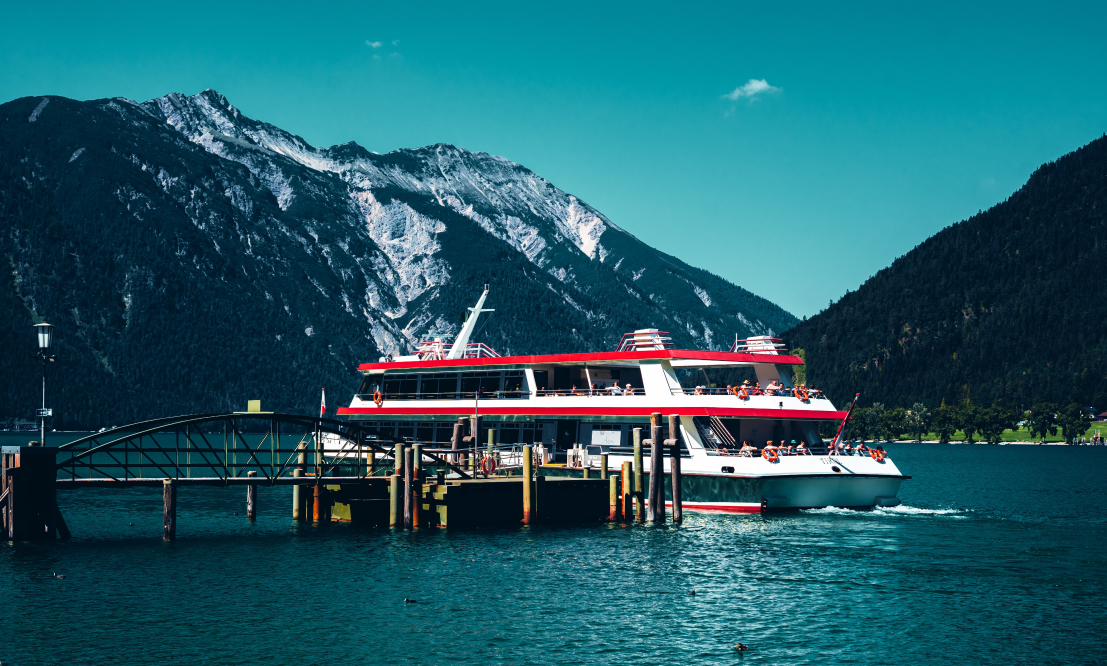
#> input picture python exercises/imagem_base.jpg, 5532 x 3329 px (shown at 1/5 size)
$ python imagens.py
#> lines starting #> are read from the running program, lines starting #| are printed output that depends on the picture
from PIL import Image

with Image.open("imagem_base.jpg") as imagem:
#> imagem is the input picture: PIL image 5532x3329 RGB; mean R, G, B 31.3, 92.8, 105.8
    imagem.show()
    print(f"Formato da imagem: {imagem.format}")
#| Formato da imagem: JPEG
    print(f"Altura: {imagem.height}px")
#| Altura: 3329px
    print(f"Largura: {imagem.width}px")
#| Largura: 5532px
    print(f"Modo da imagem: {imagem.mode}")
#| Modo da imagem: RGB

"""
    Para alterarmos a altura e largura de uma imagem, utilizamos o método resize,
    que recebe uma tupla com a nova largura e altura, respectivamente, e retorna uma nova imagem:

print(f"Antes: {imagem.size}")
imagem = imagem.resize((200, 200))
print(f"Depois: {imagem.size}")
"""

#Para cortarmos uma imagem, utilizamos o método crop, que recebe uma tupla de 4 elementos,
# definindo a borda esquerda, superior, direita e inferior, respectivamente:

imagem_cortada = imagem.crop((3300, 1000, 5200, 3000))
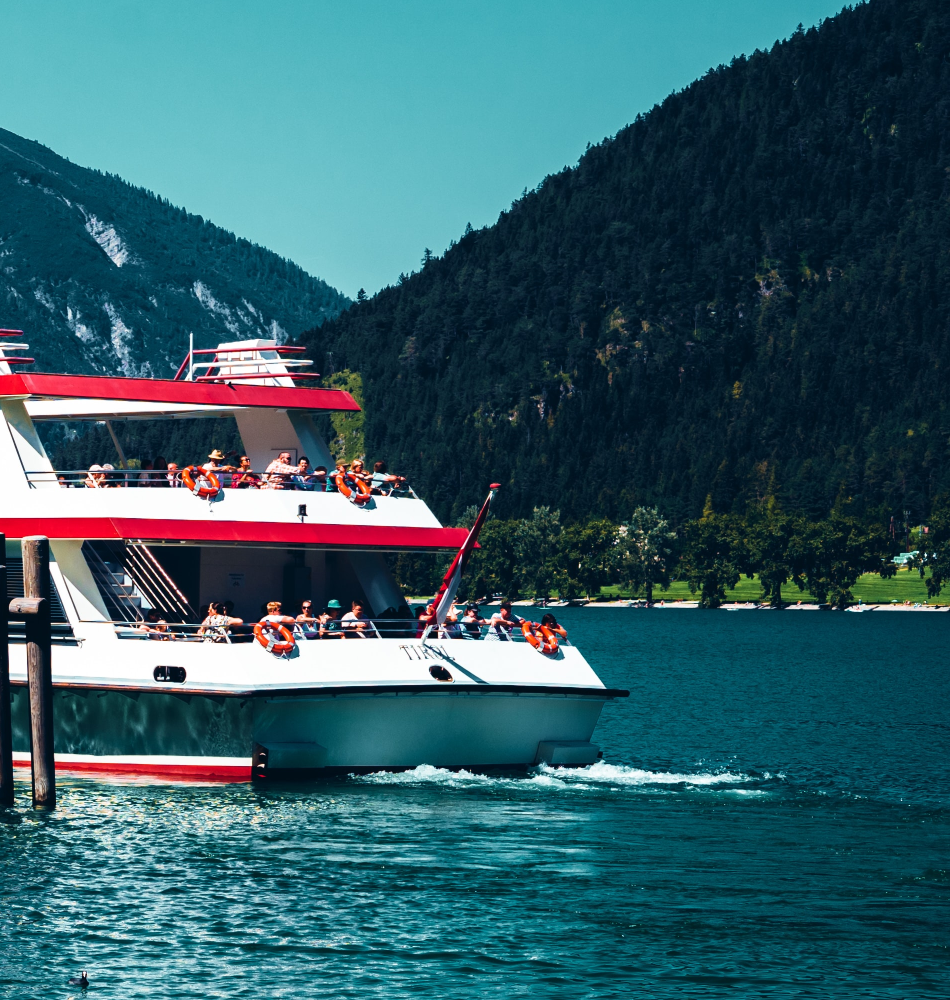
#> imagem_cortada: PIL image 1900x2000 RGB (shown at 1/2 size); mean R, G, B 50.1, 92.7, 103.3
#imagem_cortada.show()

# Para rotacionar uma imagem, utilizamos o método rotate, que recebe o número de graus
# da rotação no sentido anti-horário:

imagem_rotacionada = imagem.rotate(90)
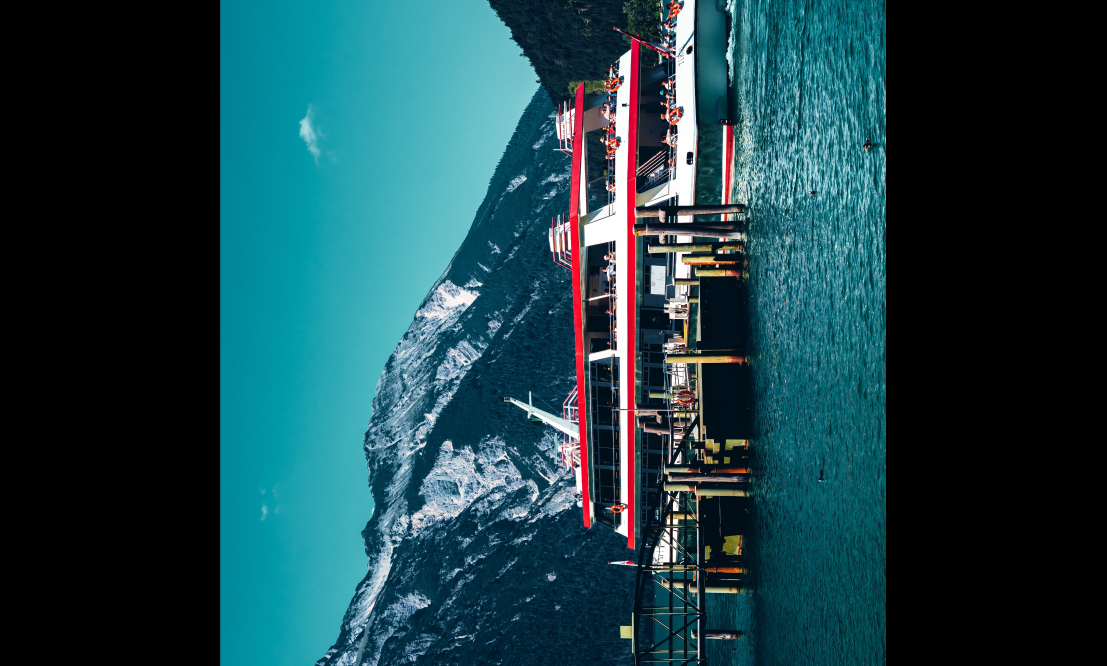
#> imagem_rotacionada: PIL image 5532x3329 RGB (shown at 1/5 size); mean R, G, B 27.4, 65.4, 72.9
#imagem_rotacionada.show()

# Perceba que a imagem ficou limitada baseada nas dimensões anteriores.
# Para resolvermos isso, podemos passar o parâmetro expand=True:

imagem_rotacionada = imagem.rotate(90, expand=True)
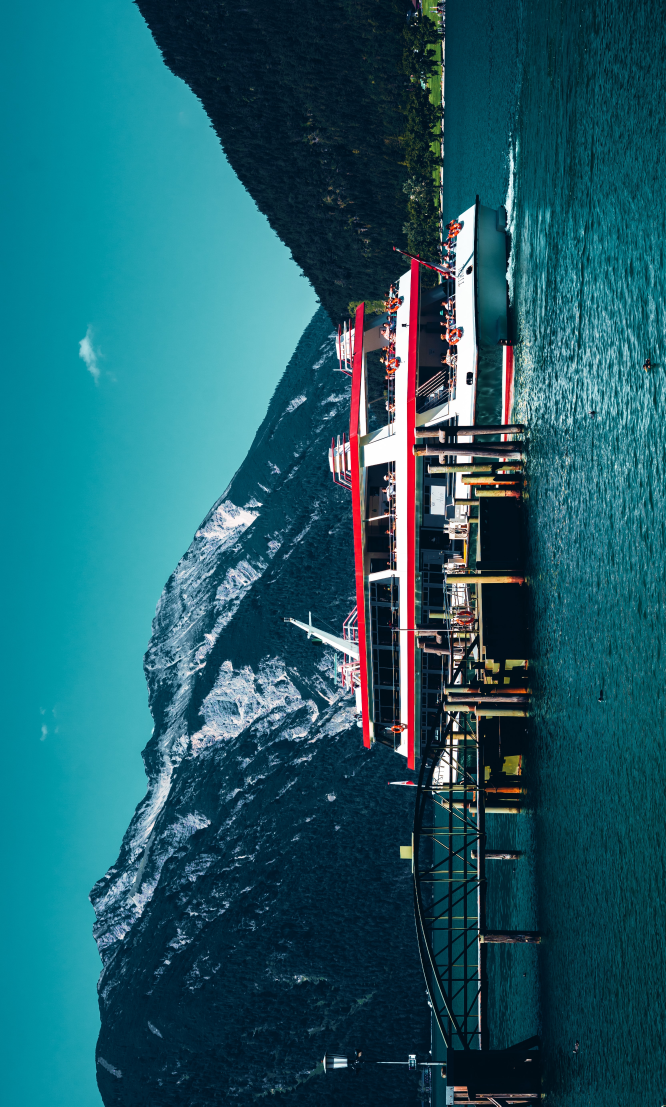
#> imagem_rotacionada: PIL image 3329x5532 RGB (shown at 1/5 size); mean R, G, B 31.3, 92.8, 105.8
#imagem_rotacionada.show()

# Para alterar o modo de uma imagem, utilizamos o método convert, que recebe o novo modo.
# Nesse exemplo, alterarmos o modo para L, que armazena apenas a luminosidade, deixando a imagem cinza:

imagem_cinza = imagem.convert("L")
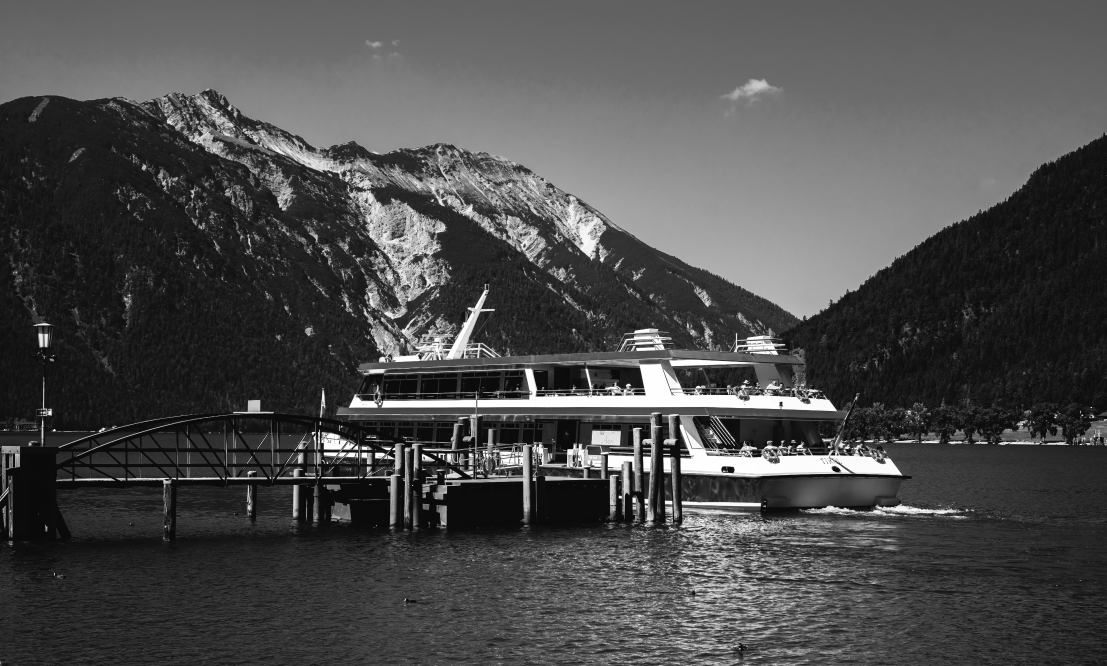
#> imagem_cinza: PIL image 5532x3329 L (shown at 1/5 size); min 0, max 255, mean 75.9
#imagem_cinza.show()

#Para aplicar um filtro, utilizamos o método filter. Como exemplo, vamos aplicar o BoxBlur, que deixa a imagem borrada:
from PIL import Image, ImageFilter

imagem_borrada = imagem.filter(ImageFilter.BoxBlur(15))
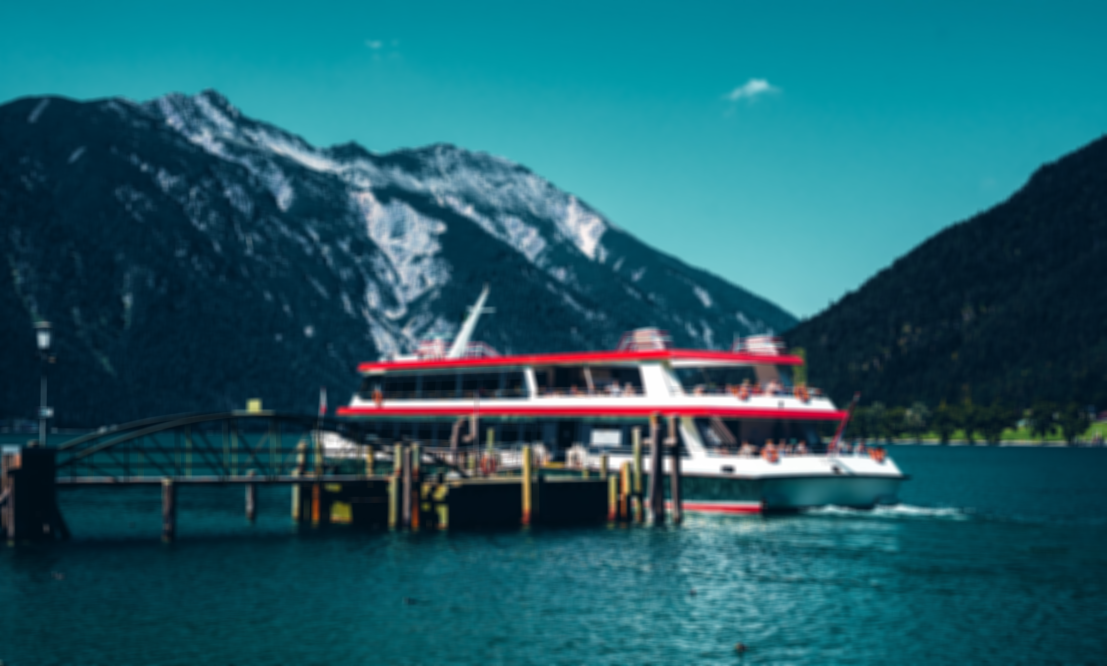
#> imagem_borrada: PIL image 5532x3329 RGB (shown at 1/5 size); mean R, G, B 31.3, 92.8, 105.8
imagem_borrada.show()
